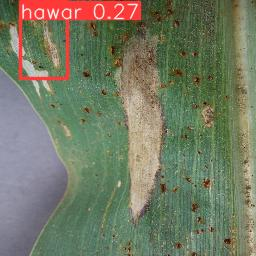
#> input picture test.jpg, 256 x 256 px
$ python resize.py
#> lines starting #> are read from the running program, lines starting #| are printed output that depends on the picture
import cv2

img = cv2.imread('test.jpg', cv2.IMREAD_UNCHANGED)
#> img is the input picture: shape (256, 256, 3); mean B, G, R 99.5, 122.3, 116.1

print('Original Dimensions : ', img.shape)
#| Original Dimensions :  (256, 256, 3)

scale_percent = 60  # percent of original size
width = 631
height = 491
dim = (width, height)

# resize image
resized = cv2.resize(img, dim, interpolation=cv2.INTER_AREA)
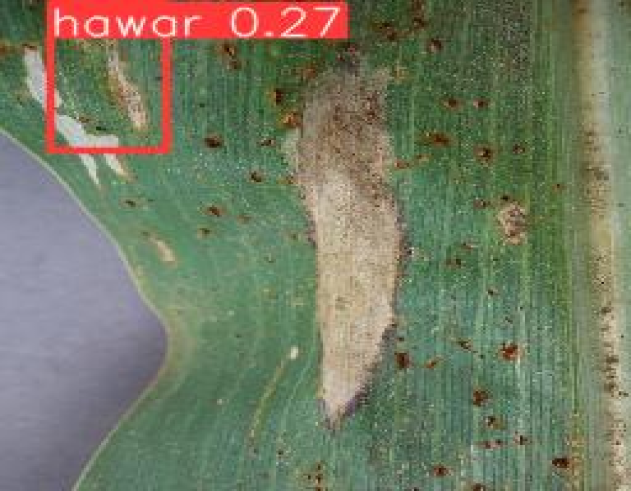
#> resized: shape (491, 631, 3); mean B, G, R 99.5, 122.3, 116

print('Resized Dimensions : ', resized.shape)
#| Resized Dimensions :  (491, 631, 3)

cv2.imshow("Resized image", resized)
cv2.waitKey(0)
cv2.destroyAllWindows()

$ run again, with Corn_Blight_112.JPG copied over test.jpg
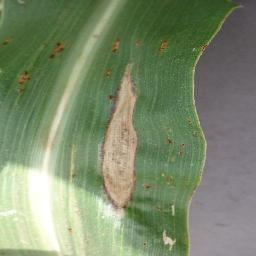
#> input picture Corn_Blight_112.JPG, 256 x 256 px
#> img is the input picture: shape (256, 256, 3); mean B, G, R 108.3, 138.4, 124.4
#| Original Dimensions :  (256, 256, 3)
#> `resized = cv2.resize(img, dim, interpolation=cv2.INTER_AREA)`:
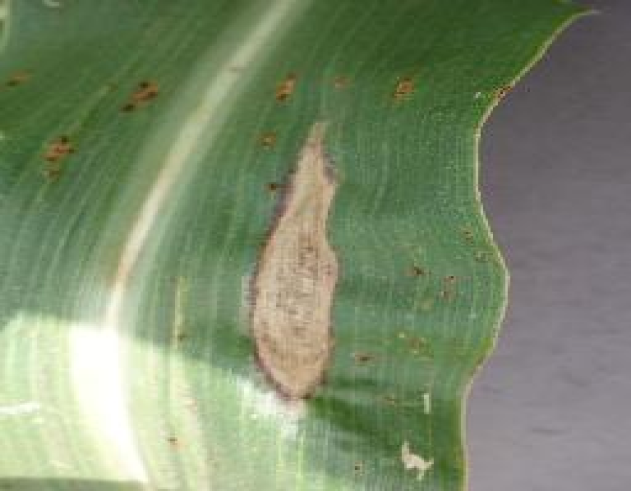
#> resized: shape (491, 631, 3); mean B, G, R 108.3, 138.4, 124.3
#| Resized Dimensions :  (491, 631, 3)
